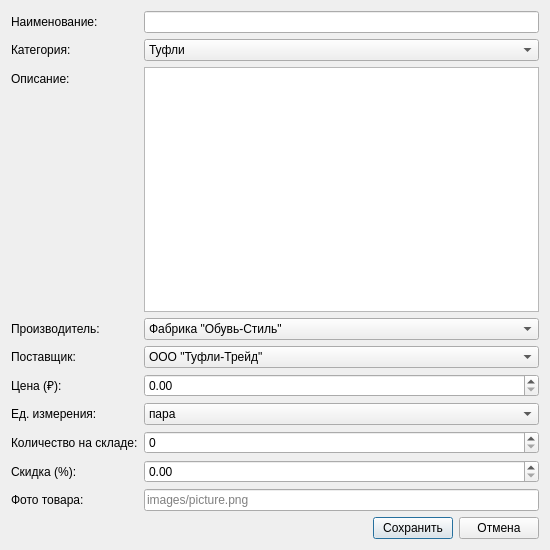
<?xml version="1.0" encoding="UTF-8"?>
<ui version="4.0">
 <class>AddProductDialog</class>
 <widget class="QDialog" name="AddProductDialog">
  <property name="geometry">
   <rect>
    <x>0</x>
    <y>0</y>
    <width>550</width>
    <height>550</height>
   </rect>
  </property>
  <property name="windowTitle">
   <string>Товар</string>
  </property>
  <layout class="QVBoxLayout" name="verticalLayout">
   <item>
    <layout class="QFormLayout" name="formLayout">
     <item row="0" column="0">
      <widget class="QLabel" name="label_name">
       <property name="text">
        <string>Наименование:</string>
       </property>
      </widget>
     </item>
     <item row="0" column="1">
      <widget class="QLineEdit" name="name_input"/>
     </item>
     <item row="1" column="0">
      <widget class="QLabel" name="label_category">
       <property name="text">
        <string>Категория:</string>
       </property>
      </widget>
     </item>
     <item row="1" column="1">
      <widget class="QComboBox" name="category_combo">
       <item>
        <property name="text">
         <string>Туфли</string>
        </property>
       </item>
       <item>
        <property name="text">
         <string>Ботинки</string>
        </property>
       </item>
       <item>
        <property name="text">
         <string>Сапоги</string>
        </property>
       </item>
       <item>
        <property name="text">
         <string>Кроссовки</string>
        </property>
       </item>
       <item>
        <property name="text">
         <string>Сандалии</string>
        </property>
       </item>
      </widget>
     </item>
     <item row="2" column="0">
      <widget class="QLabel" name="label_description">
       <property name="text">
        <string>Описание:</string>
       </property>
      </widget>
     </item>
     <item row="2" column="1">
      <widget class="QTextEdit" name="description_input"/>
     </item>
     <item row="3" column="0">
      <widget class="QLabel" name="label_manufacturer">
       <property name="text">
        <string>Производитель:</string>
       </property>
      </widget>
     </item>
     <item row="3" column="1">
      <widget class="QComboBox" name="manufacturer_combo">
       <item>
        <property name="text">
         <string>Фабрика &quot;Обувь-Стиль&quot;</string>
        </property>
       </item>
       <item>
        <property name="text">
         <string>ЗАО &quot;Комфорт&quot;</string>
        </property>
       </item>
       <item>
        <property name="text">
         <string>ООО &quot;Лидер&quot;</string>
        </property>
       </item>
       <item>
        <property name="text">
         <string>ИП &quot;Классика&quot;</string>
        </property>
       </item>
      </widget>
     </item>
     <item row="4" column="0">
      <widget class="QLabel" name="label_supplier">
       <property name="text">
        <string>Поставщик:</string>
       </property>
      </widget>
     </item>
     <item row="4" column="1">
      <widget class="QComboBox" name="supplier_combo">
       <item>
        <property name="text">
         <string>ООО &quot;Туфли-Трейд&quot;</string>
        </property>
       </item>
       <item>
        <property name="text">
         <string>ИП &quot;Ботинки Опт&quot;</string>
        </property>
       </item>
       <item>
        <property name="text">
         <string>ООО &quot;Сапоги Плюс&quot;</string>
        </property>
       </item>
       <item>
        <property name="text">
         <string>Склад &quot;Кроссовки.ру&quot;</string>
        </property>
       </item>
      </widget>
     </item>
     <item row="5" column="0">
      <widget class="QLabel" name="label_price">
       <property name="text">
        <string>Цена (₽):</string>
       </property>
      </widget>
     </item>
     <item row="5" column="1">
      <widget class="QDoubleSpinBox" name="price_input">
       <property name="decimals">
        <number>2</number>
       </property>
       <property name="minimum">
        <double>0.000000000000000</double>
       </property>
       <property name="maximum">
        <double>999999.989999999990687</double>
       </property>
      </widget>
     </item>
     <item row="6" column="0">
      <widget class="QLabel" name="label_unit">
       <property name="text">
        <string>Ед. измерения:</string>
       </property>
      </widget>
     </item>
     <item row="6" column="1">
      <widget class="QComboBox" name="unit_combo">
       <item>
        <property name="text">
         <string>пара</string>
        </property>
       </item>
       <item>
        <property name="text">
         <string>шт.</string>
        </property>
       </item>
      </widget>
     </item>
     <item row="7" column="0">
      <widget class="QLabel" name="label_quantity">
       <property name="text">
        <string>Количество на складе:</string>
       </property>
      </widget>
     </item>
     <item row="7" column="1">
      <widget class="QSpinBox" name="quantity_input">
       <property name="minimum">
        <number>0</number>
       </property>
       <property name="maximum">
        <number>999999</number>
       </property>
      </widget>
     </item>
     <item row="8" column="0">
      <widget class="QLabel" name="label_discount">
       <property name="text">
        <string>Скидка (%):</string>
       </property>
      </widget>
     </item>
     <item row="8" column="1">
      <widget class="QDoubleSpinBox" name="discount_input">
       <property name="decimals">
        <number>2</number>
       </property>
       <property name="minimum">
        <double>0.000000000000000</double>
       </property>
       <property name="maximum">
        <double>100.000000000000000</double>
       </property>
      </widget>
     </item>
     <item row="9" column="0">
      <widget class="QLabel" name="label_image">
       <property name="text">
        <string>Фото товара:</string>
       </property>
      </widget>
     </item>
     <item row="9" column="1">
      <widget class="QLineEdit" name="image_path_edit">
       <property name="placeholderText">
        <string>images/picture.png</string>
       </property>
      </widget>
     </item>
    </layout>
   </item>
   <item>
    <layout class="QHBoxLayout" name="buttonLayout">
     <item>
      <spacer name="horizontalSpacer">
       <property name="orientation">
        <enum>Qt::Horizontal</enum>
       </property>
       <property name="sizeHint" stdset="0">
        <size>
         <width>40</width>
         <height>20</height>
        </size>
       </property>
      </spacer>
     </item>
     <item>
      <widget class="QPushButton" name="save_button">
       <property name="text">
        <string>Сохранить</string>
       </property>
      </widget>
     </item>
     <item>
      <widget class="QPushButton" name="cancel_button">
       <property name="text">
        <string>Отмена</string>
       </property>
      </widget>
     </item>
    </layout>
   </item>
  </layout>
 </widget>
 <resources/>
 <connections/>
</ui>
